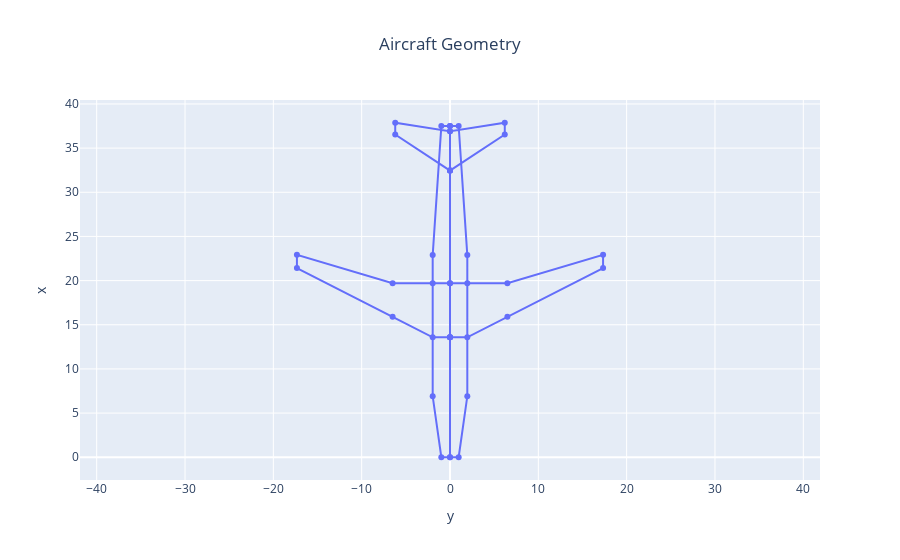

Here is the notebook cell this chart was saved with:
### Code cell
oad.aircraft_geometry_plot(OUTPUT_FILE).show()

### Figure 1 — Plotly figure (JSON) as saved in the notebook; plotly's stock layout.template omitted (floating-point values rounded to 4 significant figures)
{"data": [{"mode": "lines+markers", "type": "scatter", "uid": "1dee1527-5f3a-405a-8248-fe27484f1a6b", "x": [0, -0.98, -1.96, -1.96, -0.98, 0, 0, -1.96, -6.499, -17.33, -17.33, -6.499, -1.96, 0, 0, 0, -6.202, -6.202, 0, 0, 0, 0.98, 1.96, 1.96, 0.98, 0, 0, 1.96, 6.499, 17.33, 17.33, 6.499, 1.96, 0, 0, 0, 6.202, 6.202, 0, 0], "y": [0, 0, 6.902, 22.89, 37.51, 37.51, 13.58, 13.58, 15.9, 21.42, 22.92, 19.71, 19.71, 19.71, 13.58, 32.46, 36.54, 37.87, 36.91, 32.46, 0, 0, 6.902, 22.89, 37.51, 37.51, 13.58, 13.58, 15.9, 21.42, 22.92, 19.71, 19.71, 19.71, 13.58, 32.46, 36.54, 37.87, 36.91, 32.46]}], "layout": {"autosize": true, "title": {"text": "Aircraft Geometry", "x": 0.5}, "xaxis": {"autorange": true, "domain": [0, 1], "range": [-113.6, 113.6], "title": {"text": "y"}, "type": "linear"}, "yaxis": {"autorange": true, "domain": [0, 1], "range": [-3.125, 41.0], "scaleanchor": "x", "scaleratio": 1, "title": {"text": "x"}, "type": "linear"}}}
